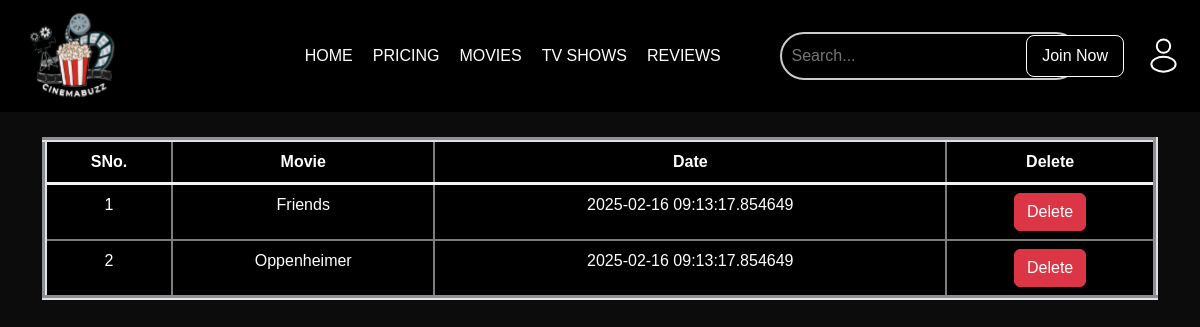
Before: /history with the older database file.
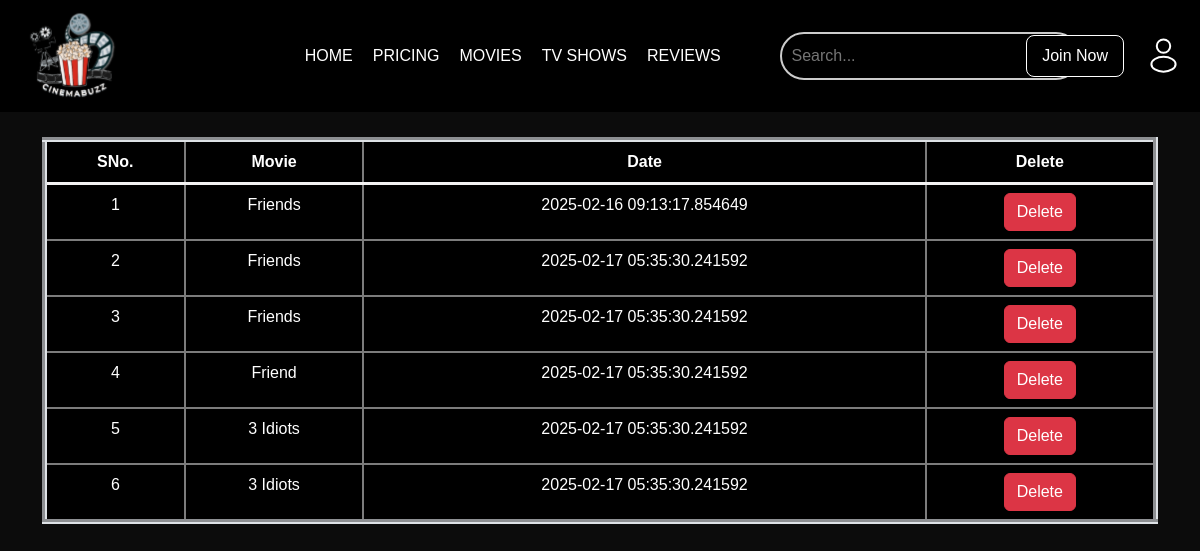
After: the same page with the newer database file.
### app.py (models this page shows)
class Search(db.Model):
    sno = db.Column(db.Integer, primary_key=True, autoincrement=True)
    movie = db.Column(db.String(150), nullable=False)
    date_searched = db.Column(db.DateTime, default=datetime.now(timezone.utc))
    def __repr__(self) -> str:
        return f"{self.sno} - {self.movie} - {self.date_searched}"

### app.py (the view, shortened to what this page needs)
@app.route('/history', methods=['GET', 'POST'])
def search():
    allSearch = Search.query.all()
    print(allSearch)
    return render_template("history.html", allSearch=allSearch)

### templates/history.html (shortened to what this page needs)
<!DOCTYPE html>
<html lang="en">
<head>
    <link rel="stylesheet" href="https://cdn.jsdelivr.net/npm/bootstrap@5.3.3/dist/css/bootstrap.rtl.min.css"
>
    <link rel="stylesheet" href="{{url_for('static', filename='history.css')}}">
</head>
<body>
    <header>
        <div class="navbar">
            <div class="logo"><img src="{{ url_for('static', filename='Images/logo.svg') }} " alt="logo"></div>
            <nav>
                <ul>
                    <li><a href="#">HOME</a></li>
                    <li><a href="#">PRICING</a></li>
                    <li><a href="#">MOVIES</a></li>
                    <li><a href="#">TV SHOWS</a></li>
                    <li><a href="#">REVIEWS</a></li>
                </ul>
            </nav>
            <div class="search-container">
                <form action="/" method="POST">
                    <input type="text" class="search-input" name="movie" id="movie" placeholder="Search...">
                </form>
            </div>
            <button class="search-btn"><img src="{{ url_for('static', filename='Images/search-icon.svg') }}"
                    alt="Search"></button>
            <button class="join-btn"><a href="/home">Join Now</a></button>
            <button class="login-btn"><img src="{{ url_for('static', filename='Images/login-icon.svg') }}"
                    alt="login-icon"></button>
        </div>
    </header>
    <div class="container">
        <table class="table" border="5px">
            <thead>
                <tr>
                    <th scope="col" >SNo.</th>
                    <th scope="col">Movie</th>
                    <th scope="col">Date</th>
                    <th scope="col">Delete</th>
                </tr>
            </thead>
            <tbody>
                {% for movie in allSearch %}
            <tr>
                <td scope="row">{{ loop.index }}</td>
                <td>{{ movie.movie}}</td>
                <td>{{ movie.date_searched }}</td>
                <td><a href="/history/delete/{{ movie.sno }}" class="btn btn-danger">Delete</a></td>
            </tr>
            {% endfor %}
        </tbody>
      </table>
        </div>
</body>
</html>

### static/history.css (style rules this page uses)
body { font-family: Arial, sans-serif; background-color: #0c0c0c; color: white; margin: 0; padding: 0; }
.navbar { display: flex; justify-content: space-between; align-items: center; background-color: #000; flex-wrap: wrap; }
.navbar .logo { font-size: 24px; font-weight: bold; }
.navbar .logo img { width: 100px; margin-left: 20px; }
.navbar ul { list-style: none; display: flex; gap: 20px; padding: 0; margin: 0; position: relative; left: 132px; }
.navbar ul li a { color: white; text-decoration: none; font-size: 16px; }
.join-btn { background-color: black; color: white; padding: 8px 15px; border: 1px solid white; border-radius: 8px; cursor: pointer; position: absolute; right: 76px; }
.join-btn a { color: white; text-decoration: none; }
.search-container { color:white; position: relative; width: 300px; left:138px; }
.search-input { width: 100%; padding: 10px; border: 2px solid #ccc; color: #ffffff; background-color: #000; border-radius: 25px; outline: none; font-size: 16px; }
.search-btn { margin-right: 30px; background-color: black; border-style: none; outline: none; position: relative; left: 36px; }
.login-btn { background-color: black; color: white; padding: 8px 15px; cursor: pointer; border: none; border-radius: 8px; }
.table { width: 100%; border-collapse: collapse; margin: 25px 0; color: white; }
.table td, .table th { color:white; background-color: black; border: 2px solid rgb(124, 124, 124); text-align: center; }
.table th { border-bottom: 3px solid #f3f2f2; }

Changed rows visible on the page:
removed Search: movie "Oppenheimer", date_searched "2025-02-16 09:13:17.854649"
added Search: movie "Friends", date_searched "2025-02-17 05:35:30.241592"
added Search: movie "Friends", date_searched "2025-02-17 05:35:30.241592"
added Search: movie "Friend", date_searched "2025-02-17 05:35:30.241592"
added Search: movie "3 Idiots", date_searched "2025-02-17 05:35:30.241592"
added Search: movie "3 Idiots", date_searched "2025-02-17 05:35:30.241592"
